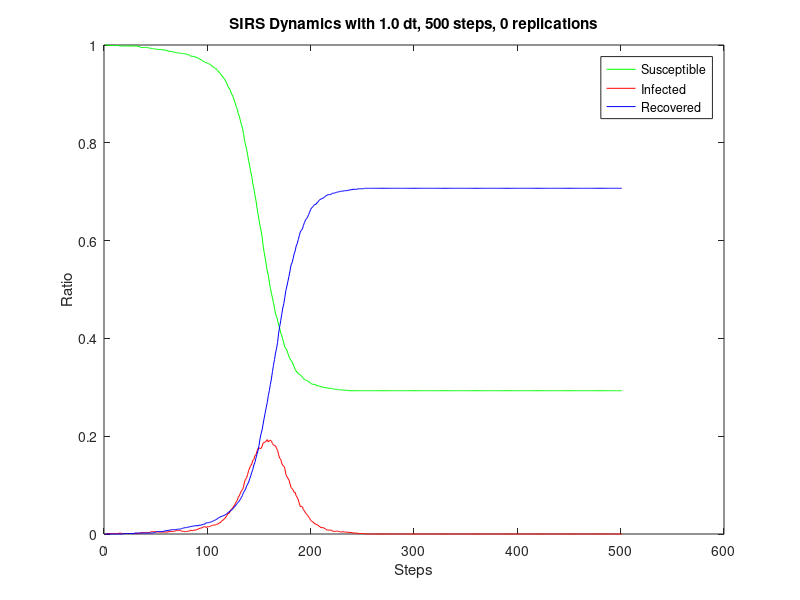

This figure's MATLAB source:
steps = 500;
dt = 1.0;
replications = 0;
dynamics = [
1.000,0.000,0.000;
1.000,0.000,0.000;
1.000,0.000,0.000;
0.999,0.001,0.000;
0.999,0.001,0.000;
0.999,0.001,0.000;
0.999,0.001,0.000;
0.999,0.001,0.000;
0.999,0.001,0.000;
0.999,0.001,0.000;
0.999,0.001,0.000;
0.999,0.001,0.000;
0.999,0.001,0.000;
0.999,0.001,0.000;
0.998,0.002,0.000;
0.998,0.002,0.000;
0.998,0.001,0.000;
0.998,0.001,0.000;
0.998,0.001,0.001;
0.998,0.001,0.001;
0.998,0.001,0.001;
0.998,0.001,0.001;
0.998,0.001,0.001;
0.998,0.001,0.001;
0.998,0.001,0.001;
0.998,0.001,0.001;
0.998,0.001,0.001;
0.998,0.001,0.001;
0.998,0.001,0.001;
0.998,0.001,0.002;
0.998,0.001,0.002;
0.998,0.001,0.002;
0.997,0.001,0.002;
0.997,0.001,0.002;
0.996,0.002,0.002;
0.995,0.002,0.002;
0.995,0.003,0.002;
0.995,0.003,0.002;
0.995,0.003,0.002;
0.995,0.003,0.002;
0.995,0.003,0.002;
0.995,0.003,0.002;
0.994,0.003,0.002;
0.994,0.003,0.002;
0.993,0.004,0.002;
0.993,0.005,0.002;
0.993,0.005,0.002;
0.992,0.005,0.003;
0.992,0.005,0.003;
0.992,0.005,0.004;
0.991,0.004,0.005;
0.991,0.004,0.005;
0.991,0.004,0.005;
0.991,0.004,0.005;
0.991,0.004,0.005;
0.990,0.004,0.005;
0.990,0.004,0.005;
0.990,0.004,0.006;
0.990,0.004,0.006;
0.989,0.004,0.007;
0.988,0.004,0.007;
0.988,0.004,0.007;
0.987,0.005,0.008;
0.987,0.005,0.008;
0.987,0.005,0.008;
0.986,0.005,0.009;
0.986,0.005,0.009;
0.985,0.006,0.009;
0.985,0.006,0.009;
0.984,0.007,0.009;
0.984,0.007,0.010;
0.984,0.007,0.010;
0.983,0.007,0.010;
0.983,0.007,0.010;
0.983,0.006,0.011;
0.983,0.005,0.012;
0.982,0.006,0.012;
0.982,0.005,0.013;
0.982,0.005,0.013;
0.981,0.005,0.013;
0.980,0.006,0.014;
0.980,0.006,0.014;
0.979,0.006,0.015;
0.977,0.008,0.015;
0.977,0.007,0.016;
0.977,0.007,0.016;
0.976,0.008,0.016;
0.976,0.008,0.017;
0.975,0.008,0.017;
0.974,0.009,0.017;
0.973,0.010,0.017;
0.972,0.011,0.018;
0.971,0.012,0.018;
0.970,0.012,0.018;
0.968,0.013,0.019;
0.967,0.014,0.020;
0.966,0.015,0.020;
0.964,0.015,0.021;
0.964,0.013,0.023;
0.963,0.015,0.023;
0.962,0.015,0.023;
0.961,0.015,0.024;
0.960,0.016,0.024;
0.958,0.017,0.025;
0.956,0.018,0.026;
0.955,0.018,0.027;
0.953,0.018,0.028;
0.952,0.019,0.029;
0.950,0.020,0.030;
0.948,0.020,0.032;
0.945,0.022,0.033;
0.943,0.023,0.034;
0.940,0.024,0.036;
0.937,0.027,0.036;
0.935,0.028,0.037;
0.932,0.030,0.038;
0.929,0.032,0.039;
0.925,0.035,0.040;
0.921,0.038,0.042;
0.915,0.042,0.044;
0.912,0.042,0.045;
0.908,0.046,0.047;
0.902,0.050,0.048;
0.898,0.052,0.050;
0.894,0.055,0.052;
0.887,0.058,0.055;
0.881,0.062,0.057;
0.874,0.066,0.060;
0.868,0.069,0.063;
0.859,0.076,0.065;
0.854,0.078,0.068;
0.845,0.084,0.071;
0.837,0.088,0.075;
0.830,0.091,0.079;
0.819,0.096,0.085;
0.805,0.107,0.088;
0.795,0.112,0.092;
0.787,0.115,0.098;
0.775,0.122,0.102;
0.763,0.130,0.106;
0.752,0.135,0.113;
0.741,0.140,0.119;
0.731,0.143,0.126;
0.717,0.151,0.132;
0.707,0.152,0.141;
0.694,0.160,0.146;
0.683,0.162,0.155;
0.668,0.169,0.163;
0.655,0.175,0.170;
0.643,0.176,0.181;
0.630,0.175,0.195;
0.620,0.175,0.205;
0.608,0.179,0.213;
0.589,0.186,0.225;
0.576,0.187,0.237;
0.564,0.188,0.248;
0.551,0.190,0.259;
0.538,0.193,0.269;
0.529,0.188,0.283;
0.516,0.191,0.293;
0.502,0.192,0.306;
0.493,0.190,0.317;
0.483,0.185,0.332;
0.473,0.182,0.345;
0.462,0.181,0.357;
0.450,0.180,0.370;
0.445,0.175,0.380;
0.437,0.171,0.392;
0.427,0.162,0.411;
0.421,0.155,0.424;
0.411,0.153,0.436;
0.406,0.145,0.449;
0.398,0.140,0.462;
0.390,0.139,0.471;
0.382,0.134,0.484;
0.379,0.122,0.498;
0.376,0.117,0.507;
0.369,0.114,0.517;
0.363,0.110,0.527;
0.358,0.103,0.538;
0.355,0.095,0.550;
0.352,0.093,0.555;
0.347,0.090,0.563;
0.342,0.085,0.573;
0.336,0.085,0.579;
0.333,0.078,0.589;
0.331,0.075,0.594;
0.328,0.070,0.602;
0.326,0.063,0.610;
0.326,0.056,0.618;
0.323,0.057,0.621;
0.321,0.055,0.624;
0.318,0.050,0.631;
0.316,0.047,0.637;
0.315,0.043,0.642;
0.314,0.041,0.645;
0.313,0.038,0.648;
0.312,0.035,0.653;
0.310,0.032,0.658;
0.308,0.028,0.664;
0.307,0.026,0.667;
0.306,0.025,0.669;
0.306,0.023,0.672;
0.306,0.021,0.674;
0.305,0.020,0.674;
0.303,0.019,0.677;
0.303,0.018,0.679;
0.303,0.016,0.682;
0.302,0.015,0.684;
0.301,0.013,0.685;
0.301,0.013,0.686;
0.300,0.013,0.687;
0.300,0.012,0.688;
0.299,0.011,0.690;
0.299,0.009,0.692;
0.299,0.008,0.693;
0.298,0.008,0.694;
0.298,0.008,0.694;
0.298,0.008,0.694;
0.298,0.008,0.695;
0.297,0.006,0.697;
0.297,0.005,0.697;
0.296,0.006,0.697;
0.296,0.005,0.698;
0.296,0.006,0.699;
0.295,0.006,0.699;
0.295,0.005,0.700;
0.295,0.005,0.700;
0.295,0.004,0.701;
0.295,0.004,0.701;
0.294,0.005,0.701;
0.294,0.004,0.702;
0.294,0.004,0.702;
0.294,0.004,0.702;
0.294,0.004,0.702;
0.294,0.003,0.703;
0.293,0.004,0.703;
0.293,0.003,0.704;
0.293,0.003,0.704;
0.293,0.003,0.704;
0.293,0.002,0.705;
0.293,0.002,0.705;
0.293,0.002,0.705;
0.293,0.002,0.705;
0.293,0.002,0.705;
0.293,0.001,0.706;
0.293,0.001,0.706;
0.293,0.001,0.706;
0.293,0.001,0.706;
0.293,0.001,0.706;
0.293,0.001,0.706;
0.293,0.001,0.707;
0.293,0.000,0.707;
0.293,0.000,0.707;
0.293,0.000,0.707;
0.293,0.000,0.707;
0.293,0.000,0.707;
0.293,0.000,0.707;
0.293,0.000,0.707;
0.293,0.000,0.707;
0.293,0.000,0.707;
0.293,0.000,0.707;
0.293,0.000,0.707;
0.293,0.000,0.707;
0.293,0.000,0.707;
0.293,0.000,0.707;
0.293,0.000,0.707;
0.293,0.000,0.707;
0.293,0.000,0.707;
0.293,0.000,0.707;
0.293,0.000,0.707;
0.293,0.000,0.707;
0.293,0.000,0.707;
0.293,0.000,0.707;
0.293,0.000,0.707;
0.293,0.000,0.707;
0.293,0.000,0.707;
0.293,0.000,0.707;
0.293,0.000,0.707;
0.293,0.000,0.707;
0.293,0.000,0.707;
0.293,0.000,0.707;
0.293,0.000,0.707;
0.293,0.000,0.707;
0.293,0.000,0.707;
0.293,0.000,0.707;
0.293,0.000,0.707;
0.293,0.000,0.707;
0.293,0.000,0.707;
0.293,0.000,0.707;
0.293,0.000,0.707;
0.293,0.000,0.707;
0.293,0.000,0.707;
0.293,0.000,0.707;
0.293,0.000,0.707;
0.293,0.000,0.707;
0.293,0.000,0.707;
0.293,0.000,0.707;
0.293,0.000,0.707;
0.293,0.000,0.707;
0.293,0.000,0.707;
0.293,0.000,0.707;
0.293,0.000,0.707;
0.293,0.000,0.707;
0.293,0.000,0.707;
0.293,0.000,0.707;
0.293,0.000,0.707;
0.293,0.000,0.707;
0.293,0.000,0.707;
0.293,0.000,0.707;
0.293,0.000,0.707;
0.293,0.000,0.707;
0.293,0.000,0.707;
0.293,0.000,0.707;
0.293,0.000,0.707;
0.293,0.000,0.707;
0.293,0.000,0.707;
0.293,0.000,0.707;
0.293,0.000,0.707;
0.293,0.000,0.707;
0.293,0.000,0.707;
0.293,0.000,0.707;
0.293,0.000,0.707;
0.293,0.000,0.707;
0.293,0.000,0.707;
0.293,0.000,0.707;
0.293,0.000,0.707;
0.293,0.000,0.707;
0.293,0.000,0.707;
0.293,0.000,0.707;
0.293,0.000,0.707;
0.293,0.000,0.707;
0.293,0.000,0.707;
0.293,0.000,0.707;
0.293,0.000,0.707;
0.293,0.000,0.707;
0.293,0.000,0.707;
0.293,0.000,0.707;
0.293,0.000,0.707;
0.293,0.000,0.707;
0.293,0.000,0.707;
0.293,0.000,0.707;
0.293,0.000,0.707;
0.293,0.000,0.707;
0.293,0.000,0.707;
0.293,0.000,0.707;
0.293,0.000,0.707;
0.293,0.000,0.707;
0.293,0.000,0.707;
0.293,0.000,0.707;
0.293,0.000,0.707;
0.293,0.000,0.707;
0.293,0.000,0.707;
0.293,0.000,0.707;
0.293,0.000,0.707;
0.293,0.000,0.707;
0.293,0.000,0.707;
0.293,0.000,0.707;
0.293,0.000,0.707;
0.293,0.000,0.707;
0.293,0.000,0.707;
0.293,0.000,0.707;
0.293,0.000,0.707;
0.293,0.000,0.707;
0.293,0.000,0.707;
0.293,0.000,0.707;
0.293,0.000,0.707;
0.293,0.000,0.707;
0.293,0.000,0.707;
0.293,0.000,0.707;
0.293,0.000,0.707;
0.293,0.000,0.707;
0.293,0.000,0.707;
0.293,0.000,0.707;
0.293,0.000,0.707;
0.293,0.000,0.707;
0.293,0.000,0.707;
0.293,0.000,0.707;
0.293,0.000,0.707;
0.293,0.000,0.707;
0.293,0.000,0.707;
0.293,0.000,0.707;
0.293,0.000,0.707;
0.293,0.000,0.707;
0.293,0.000,0.707;
0.293,0.000,0.707;
0.293,0.000,0.707;
0.293,0.000,0.707;
0.293,0.000,0.707;
0.293,0.000,0.707;
0.293,0.000,0.707;
0.293,0.000,0.707;
0.293,0.000,0.707;
0.293,0.000,0.707;
0.293,0.000,0.707;
0.293,0.000,0.707;
0.293,0.000,0.707;
0.293,0.000,0.707;
0.293,0.000,0.707;
0.293,0.000,0.707;
0.293,0.000,0.707;
0.293,0.000,0.707;
0.293,0.000,0.707;
0.293,0.000,0.707;
0.293,0.000,0.707;
0.293,0.000,0.707;
0.293,0.000,0.707;
0.293,0.000,0.707;
0.293,0.000,0.707;
0.293,0.000,0.707;
0.293,0.000,0.707;
0.293,0.000,0.707;
0.293,0.000,0.707;
0.293,0.000,0.707;
0.293,0.000,0.707;
0.293,0.000,0.707;
0.293,0.000,0.707;
0.293,0.000,0.707;
0.293,0.000,0.707;
0.293,0.000,0.707;
0.293,0.000,0.707;
0.293,0.000,0.707;
0.293,0.000,0.707;
0.293,0.000,0.707;
0.293,0.000,0.707;
0.293,0.000,0.707;
0.293,0.000,0.707;
0.293,0.000,0.707;
0.293,0.000,0.707;
0.293,0.000,0.707;
0.293,0.000,0.707;
0.293,0.000,0.707;
0.293,0.000,0.707;
0.293,0.000,0.707;
0.293,0.000,0.707;
0.293,0.000,0.707;
0.293,0.000,0.707;
0.293,0.000,0.707;
0.293,0.000,0.707;
0.293,0.000,0.707;
0.293,0.000,0.707;
0.293,0.000,0.707;
0.293,0.000,0.707;
0.293,0.000,0.707;
0.293,0.000,0.707;
0.293,0.000,0.707;
0.293,0.000,0.707;
0.293,0.000,0.707;
0.293,0.000,0.707;
0.293,0.000,0.707;
0.293,0.000,0.707;
0.293,0.000,0.707;
0.293,0.000,0.707;
0.293,0.000,0.707;
0.293,0.000,0.707;
0.293,0.000,0.707;
0.293,0.000,0.707;
0.293,0.000,0.707;
0.293,0.000,0.707;
0.293,0.000,0.707;
0.293,0.000,0.707;
0.293,0.000,0.707;
0.293,0.000,0.707;
0.293,0.000,0.707;
0.293,0.000,0.707;
0.293,0.000,0.707;
0.293,0.000,0.707;
0.293,0.000,0.707;
0.293,0.000,0.707;
0.293,0.000,0.707;
0.293,0.000,0.707;
0.293,0.000,0.707;
0.293,0.000,0.707;
0.293,0.000,0.707;
0.293,0.000,0.707;
0.293,0.000,0.707;
0.293,0.000,0.707;
0.293,0.000,0.707;
0.293,0.000,0.707;
0.293,0.000,0.707;
0.293,0.000,0.707;
0.293,0.000,0.707;
0.293,0.000,0.707;
0.293,0.000,0.707;
0.293,0.000,0.707;
0.293,0.000,0.707;
0.293,0.000,0.707;
0.293,0.000,0.707;
0.293,0.000,0.707;
0.293,0.000,0.707;
0.293,0.000,0.707;
0.293,0.000,0.707;
0.293,0.000,0.707;
0.293,0.000,0.707;
0.293,0.000,0.707;
0.293,0.000,0.707;
0.293,0.000,0.707;
0.293,0.000,0.707;
0.293,0.000,0.707;
0.293,0.000,0.707;
0.293,0.000,0.707;
];
susceptibleRatio = dynamics (:, 1);
infectedRatio = dynamics (:, 2);
recoveredRatio = dynamics (:, 3);
figure
plot (susceptibleRatio.', 'color', 'green');
hold on
plot (infectedRatio.', 'color', 'red');
hold on
plot (recoveredRatio.', 'color', 'blue');
xlabel ('Steps');
ylabel ('Ratio');
legend('Susceptible','Infected', 'Recovered');
title ('SIRS Dynamics with 1.0 dt, 500 steps, 0 replications');
